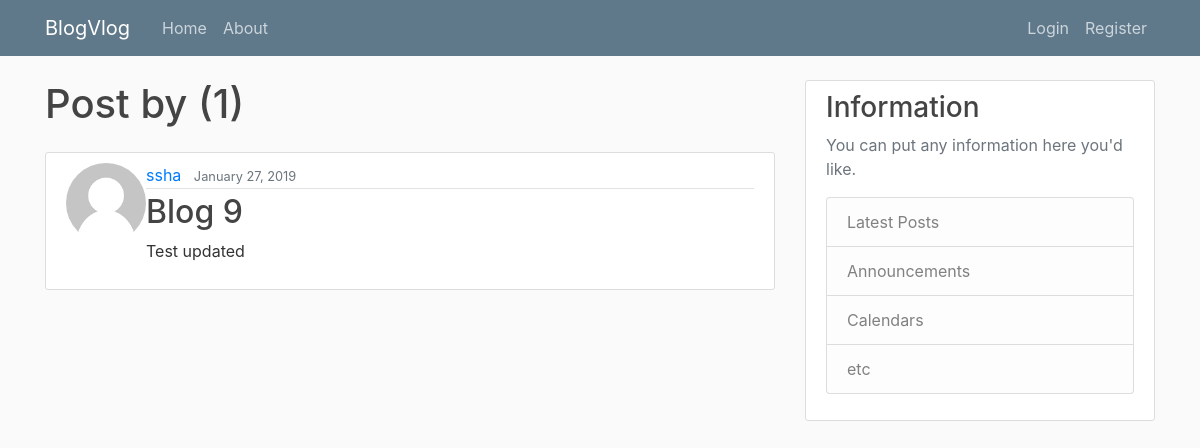
The app's page /user/ssha with its own data.
### blog/models.py (models this page shows, shortened)
class posts(models.Model):
	title = models.CharField(max_length = 100)
	content  = models.TextField()
	date_posted = models.DateTimeField(default = timezone.now)
	author = models.ForeignKey(User , on_delete = models.CASCADE)

### users/models.py (models this page shows, shortened)
class Profile(models.Model):
	user = models.OneToOneField(User , on_delete = models.CASCADE)
	image = models.ImageField(default = 'default.png' , upload_to = 'profile_pic')

### blog/views.py (the view)
# urls.py: path('user/<str:username>' , UserPostListView.as_view() , name = 'post-user' )
class UserPostListView(ListView):
	model = posts
	template_name = 'blog/user_post.html'
	context_object_name ='posts'
	odering = ['-date_posted']
	paginate_by = 5
	def get_queryset(self):
		user = get_object_or_404(User , username = self.kwargs.get('username'))
		return posts.objects.filter(author = user).order_by('-date_posted')

### blog/templates/blog/user_post.html (shortened to what this page needs)
{% extends 'blog/base.html' %}
{% block content %}
<h1 class="mb-4">Post by {{view.kwags.username}} ({{page_obj.paginator.count}})</h1>
	{% for post in posts %}
	<article class="media content-section">
	<img class="rounded-circle article-image" src="{{post.author.profile.image.url}}" style="width: 80px; height: 80px">
		<div class="media-body">
			<div class="article-metadata">
				<a class="mr-2" href="{% url 'post-user' post.author.username %}">{{ post.author }}</a>
				<small class="text-muted">{{ post.date_posted| date:"F d, Y "}}</small>
			</div>
			<h2><a class="article-title" href="{% url 'post-detail' post.id %}">{{ post.title }}</a></h2>
			<p class="article-content">{{ post.content}}</p>
		</div>
	</article>
	{% endfor %}
{% endblock %}

### blog/static/blog/main.css (style rules this page uses)
body { background: #fafafa; color: #333333; margin-top: 5rem; }
h1, h2, h3, h4, h5, h6 { color: #444444; }
.content-section { background: #ffffff; padding: 10px 20px; border: 1px solid #dddddd; border-radius: 3px; margin-bottom: 20px; }
.article-title { color: #444444; }
.article-content { white-space: pre-line; }
.article-metadata { padding-bottom: 1px; margin-bottom: 4px; border-bottom: 1px solid #e3e3e3 }

### records on screen
posts: author.profile.image (placeholder picture), author "ssha", date_posted "January 27, 2019", title "Blog 9", content "Test updated"

### other values on screen
{{ page_obj.paginator.count }} "1"
